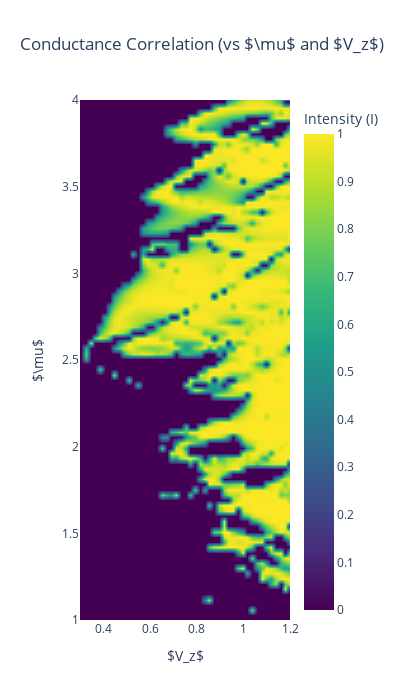

The notebook cell saved with this chart:
### Code cell
mu = params_list[:, 1]   # y-axis in the plot
V_z = params_list[:, 2]  # x-axis in the plot
zplot = corrs            # z-axis (color)

# Create the interactive Plotly heatmap/contour
fig = go.Figure(data=go.Contour(
    x=V_z,
    y=mu,
    z=zplot,
    colorscale='Viridis',    # Matches Matplotlib's 'magma'
    ncontours=100,         # Smooth continuous gradient
    line_width=0,          # Removes contour lines
    contours=dict(
        coloring='heatmap',
        showlines=False
    ),
    colorbar=dict(
        title='Intensity (I)'
    )
))

# Label axes and title
fig.update_layout(
    title='Conductance Correlation (vs $\\mu$ and $V_z$)',
    xaxis_title='$V_z$',
    yaxis_title='$\\mu$',
    xaxis_range=[0.3, 1.2],  # <-- SET YOUR X-AXIS LIMITS HERE
    yaxis_range=[1, 4],
    width=400,
    height=700
)

fig.show()

### Figure 1 — Plotly figure (JSON) as saved in the notebook; plotly's stock layout.template omitted (floating-point values rounded to 4 significant figures; data arrays with more than 128 entries replaced by an {"elided": "..."} marker saying what was removed)
{"data": [{"colorbar": {"title": {"text": "Intensity (I)"}}, "colorscale": [[0, "#440154"], [0.1111, "#482878"], [0.2222, "#3e4989"], [0.3333, "#31688e"], [0.4444, "#26828e"], [0.5556, "#1f9e89"], [0.6667, "#35b779"], [0.7778, "#6ece58"], [0.8889, "#b5de2b"], [1, "#fde725"]], "contours": {"coloring": "heatmap", "showlines": false}, "line": {"width": 0}, "ncontours": 100, "type": "contour", "x": {"elided": "9000 float values"}, "y": {"elided": "9000 float values"}, "z": {"elided": "9000 float values"}}], "layout": {"height": 700, "title": {"text": "Conductance Correlation (vs $\\mu$ and $V_z$)"}, "width": 400, "xaxis": {"range": [0.3, 1.2], "title": {"text": "$V_z$"}}, "yaxis": {"range": [1, 4], "title": {"text": "$\\mu$"}}}}
